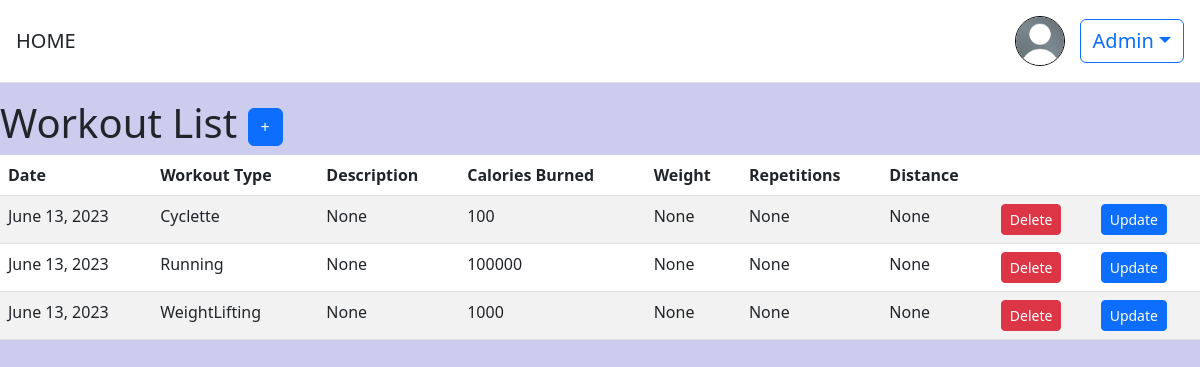
The app's page /workouts/ (signed in), older data.
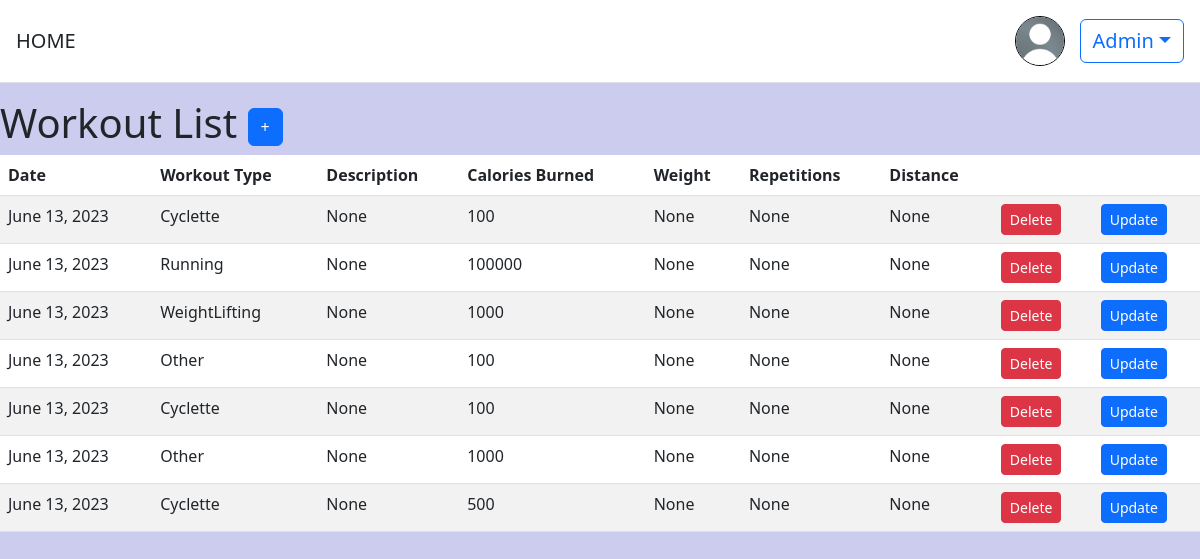
The same page, newer data.
### users/models.py (models this page shows)
class CustomUser(AbstractUser):
    first_name = models.CharField(max_length=100, null=True, blank=True)
    last_name = models.CharField(max_length=100,null=True, blank=True)
    birth_date = models.DateField(null=True, blank=True)
    age = models.PositiveIntegerField(null=True, blank=True)
    peso = models.PositiveIntegerField(null=True, blank=True)
    altezza = models.PositiveIntegerField(null=True, blank=True)
    profile_pic = models.ImageField(upload_to='profile_pics', null=True, blank=True)

### workouts/models.py (models this page shows, shortened)
class Workout(models.Model):
    WORKOUT_TYPES = (
        ('Running', 'Running'),
        ('WeightLifting', 'Weight Lifting'),
        ('Cyclette', 'Cyclette'),
        ('Other', 'Other'),
    )
    date = models.DateField(auto_now_add=True)
    repetitions = models.IntegerField(null=True, blank=True)
    weight = models.DecimalField(max_digits=5, decimal_places=2, null=True, blank=True)
    calories_burned = models.IntegerField(null=False, blank=False)
    workout_type = models.CharField(max_length=20, choices=WORKOUT_TYPES)
    distance = models.DecimalField(max_digits=5, decimal_places=2, null=True, blank=True)
    descrizione = models.CharField(max_length=50, null=True, blank=True)
    utente = models.ForeignKey(settings.AUTH_USER_MODEL, on_delete=models.CASCADE, null=True, blank=True, default=None)
    goal = models.ForeignKey('obiettivi.GoalModel', on_delete=models.CASCADE, null=True, blank=True, default=None)

### workouts/views.py (the view)
# urls.py: path('', views.workout_list, name='workout_list'),
@login_required
def workout_list(request):
    workouts = Workout.objects.filter(utente=request.user)
    return render(request, 'workout_list.html', {'workouts': workouts})

### templates/workout_list.html (shortened to what this page needs)
{% extends "base.html" %}
{% block content %}
  <h1>
    Workout List
    <a href="{% url 'workouts' %}" class="btn btn-primary"> + </a>
  </h1>
 <div class="table-responsive" >
  <table class="table table-striped">
    <thead>
      <tr>
        <th>Date</th>
        <th>Workout Type</th>
        <th>Description</th>
        <th>Calories Burned</th>
        <th>Weight</th>
        <th>Repetitions</th>
        <th>Distance</th>
        <th></th>
        <th></th>
      </tr>
    </thead>
    <tbody>
      {% for workout in workouts %}
        <tr>
          <td>{{ workout.date }}</td>
          <td>{{ workout.workout_type }}</td>
          <td>{{ workout.descrizione }}</td>
          <td>{{ workout.calories_burned }}</td>
          <td>{{ workout.weight }}</td>
          <td>{{ workout.repetitions }}</td>
          <td>{{ workout.distance }}</td>
          <td>
            <form action="{% url 'delete' workout.pk %}" method="post">
              <button type="submit" class="btn btn-danger btn-sm">Delete</button>
            </form>
          </td>
          <td>
            <form action="{% url 'update' workout.pk %}" method="post">
              <button type="submit" class="btn btn-primary btn-sm">Update</button>
            </form>
          </td>
        </tr>
      {% empty %}
        <tr>
          <td colspan="8">No workouts found.</td>
        </tr>
      {% endfor %}
    </tbody>
  </table>
  </div>
{% endblock content %}

### templates/base.html (shortened to what this page needs)
<!DOCTYPE html>
<html>
{% load static %}
<head>
    <link href="https://cdn.jsdelivr.net/npm/bootstrap@5.2.3/dist/css/bootstrap.min.css" rel="stylesheet"
>
   <link rel="stylesheet" href="https://cdnjs.cloudflare.com/ajax/libs/bootstrap/5.3.0/css/bootstrap.min.css">
</head>
<header class="p-3 mb-3 border-bottom" style="background-color: white">
        <div class="d-flex flex-wrap align-items-center justify-content-center justify-content-lg-start">
            <a class="navbar-brand" href="{% url 'homeview' %}" style="font-size:20px">HOME</a>
            <div class="text-end">
                {% if user.is_authenticated %}
                <div class="dropdown" >
                    {% if user.profile_pic %}
                    <img src="{{ user.profile_pic.url }}" class="rounded-circle" style="width: 50px; height: 50px; margin-right: 10px; border:1px solid black">
                    {% else %}
                    <img  src="{% static 'images/user_default.jpeg' %}" class="rounded-circle" style="width: 50px; height: 50px; margin-right: 10px; border:1px solid black ">
                    {% endif %}
                    <button style="font-size:20px" class="btn btn-outline-primary dropdown-toggle" type="button" id="dropdownMenuButton" data-bs-toggle="dropdown" aria-expanded="false">
                        {{ user.username }}</button>
                </div>
                {% else %}
                <a href="{% url 'users:login' %}" class="btn btn-outline-primary me-2">Log In</a>
                <a href="{% url 'users:signup' %}" class="btn btn-primary">Sign Up</a>
                {% endif %}
            </div>
        </div>
    </header>
<body style="background-color:#ccccee">
    <main >
        {% block content %}
        {% endblock %}
    </main>
</body>
</html>

Row changes from the older to the newer data that the page shows:
added Workout: date "June 13, 2023", workout_type "Other", descrizione "None", calories_burned "100", weight "None", repetitions "None", distance "None"
added Workout: date "June 13, 2023", workout_type "Cyclette", descrizione "None", calories_burned "100", weight "None", repetitions "None", distance "None"
added Workout: date "June 13, 2023", workout_type "Other", descrizione "None", calories_burned "1000", weight "None", repetitions "None", distance "None"
added Workout: date "June 13, 2023", workout_type "Cyclette", descrizione "None", calories_burned "500", weight "None", repetitions "None", distance "None"
